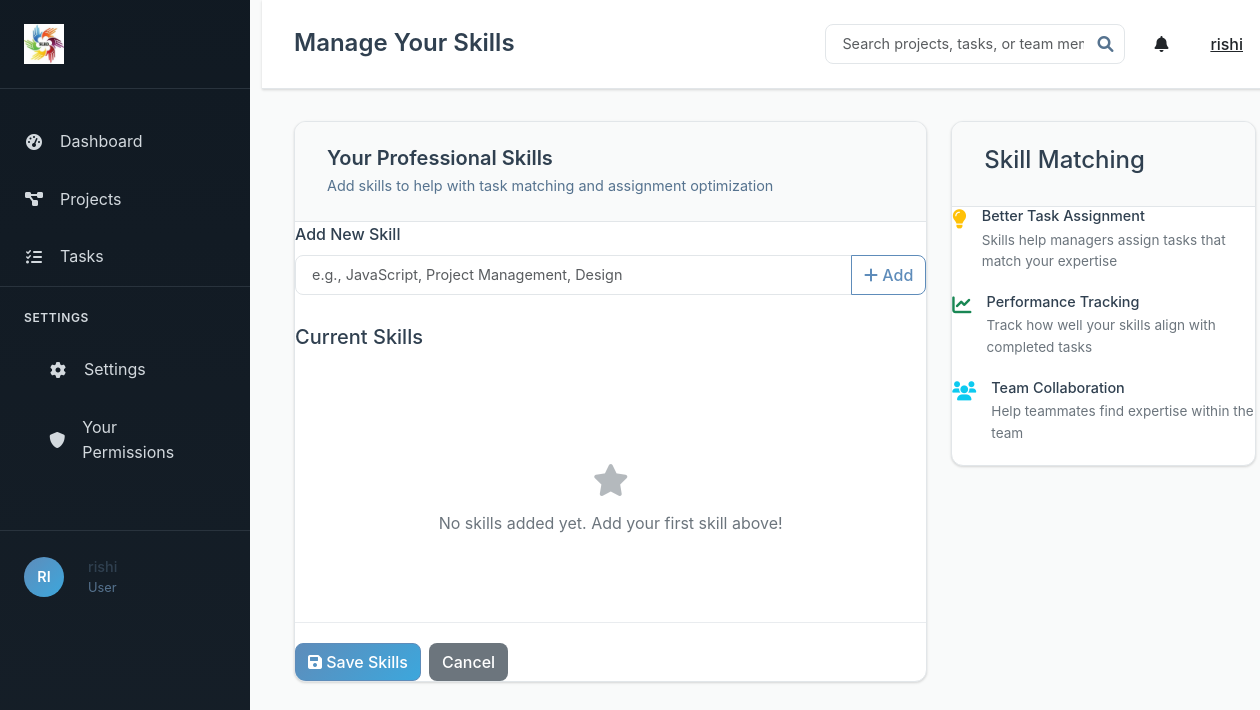
/manage-skills (signed in), run on the app's committed database.
### models.py (models this page shows, shortened)
class User(UserMixin, db.Model):
    id = db.Column(db.Integer, primary_key=True)
    username = db.Column(db.String(80), unique=True, nullable=False)
    email = db.Column(db.String(120), unique=True, nullable=False)
    password_hash = db.Column(db.String(256), nullable=False)
    role = db.Column(db.String(20), nullable=False, default='User')  # Admin, Manager, User
    created_at = db.Column(db.DateTime, default=lambda: datetime.now(timezone.utc))
    manager_id = db.Column(db.Integer, db.ForeignKey('user.id'), nullable=True)
    skills = db.Column(db.Text)  # JSON string of skills array
    managed_users = db.relationship('User', backref=db.backref('manager', remote_side=[id]), lazy='dynamic')
    projects_created = db.relationship('Project', foreign_keys='Project.created_by_id', backref='creator', lazy='dynamic')
    projects_assigned = db.relationship('Project', secondary='project_assignments', back_populates='assigned_users', lazy='dynamic')
    tasks_created = db.relationship('Task', foreign_keys='Task.created_by_id', backref='creator', lazy='dynamic')
    tasks_assigned = db.relationship('Task', foreign_keys='Task.assigned_to_id', backref='assigned_user', lazy='dynamic')
    comments = db.relationship('Comment', backref='author', lazy='dynamic')
    permissions = db.relationship('UserPermission', backref='user', lazy='dynamic', cascade='all, delete-orphan')

### routes.py (the view, shortened to what this page needs)
@app.route('/manage-skills', methods=['GET', 'POST'])
@login_required
def manage_skills():
    current_skills = []
    if current_user.skills:
        import json
        try:
            current_skills = json.loads(current_user.skills)
        except:
            current_skills = []
    return render_template('settings/manage_skills.html', current_skills=current_skills)

### app.py (called while the page is built)
@login_manager.user_loader
def load_user(user_id):
    from models import User
    return User.query.get(int(user_id))

### templates/settings/manage_skills.html (shortened to what this page needs)
{% extends "base.html" %}
{% block page_title %}Manage Your Skills{% endblock %}
{% block content %}
<div class="skills-management">
    <div class="row">
        <div class="col-md-8">
            <div class="content-card">
                <div class="card-header">
                    <h3>Your Professional Skills</h3>
                    <p>Add skills to help with task matching and assignment optimization</p>
                </div>
                <form method="POST" id="skillsForm">
                    <div class="skills-input-section">
                        <div class="form-group">
                            <label for="skillInput">Add New Skill</label>
                            <div class="input-group">
                                <input type="text" class="form-control" id="skillInput" placeholder="e.g., JavaScript, Project Management, Design">
                                <button type="button" class="btn btn-outline-primary" onclick="addSkill()">
                                    <i class="fas fa-plus"></i> Add
                                </button>
                            </div>
                        </div>
                    </div>
                    <div class="current-skills-section">
                        <h5>Current Skills</h5>
                        <div id="skillsList" class="skills-list">
                        </div>
                        {% if current_skills|length == 0 %}
                        <div id="emptySkillsMessage" class="empty-skills">
                            <i class="fas fa-star"></i>
                            <p>No skills added yet. Add your first skill above!</p>
                        </div>
                        {% endif %}
                    </div>
                    <div class="form-actions">
                        <button type="submit" class="btn btn-primary">
                            <i class="fas fa-save"></i> Save Skills
                        </button>
                        <a href="{{ url_for('settings') }}" class="btn btn-secondary">Cancel</a>
                    </div>
                </form>
            </div>
        </div>
        <div class="col-md-4">
            <div class="content-card">
                <div class="card-header">
                    <h4>Skill Matching</h4>
                </div>
                <div class="skill-info">
                    <div class="info-item">
                        <i class="fas fa-lightbulb text-warning"></i>
                        <div>
                            <h6>Better Task Assignment</h6>
                            <p>Skills help managers assign tasks that match your expertise</p>
                        </div>
                    </div>
                    <div class="info-item">
                        <i class="fas fa-chart-line text-success"></i>
                        <div>
                            <h6>Performance Tracking</h6>
                            <p>Track how well your skills align with completed tasks</p>
                        </div>
                    </div>
                    <div class="info-item">
                        <i class="fas fa-users text-info"></i>
                        <div>
                            <h6>Team Collaboration</h6>
                            <p>Help teammates find expertise within the team</p>
                        </div>
                    </div>
                </div>
            </div>
        </div>
    </div>
</div>
{% endblock %}

### templates/base.html (shortened to what this page needs)
<!DOCTYPE html>
<html lang="en">
<head>
    <link href="https://cdn.jsdelivr.net/npm/bootstrap@5.3.0/dist/css/bootstrap.min.css" rel="stylesheet">
    <link href="https://cdnjs.cloudflare.com/ajax/libs/font-awesome/6.0.0/css/all.min.css" rel="stylesheet">
    <link href="{{ url_for('static', filename='css/style.css') }}" rel="stylesheet">
</head>
<body>
    {% if current_user.is_authenticated %}
    <div class="container-fluid">
        <div class="row">
            <div class="col-md-2 p-0">
                <div class="sidebar">
                    <div class="sidebar-header">
                        <div class="logo">
                            <img src="{{ url_for('static', filename='logo.jpeg') }}" alt="SLRD Logo" style="max-height: 40px; max-width: 120px;">
                        </div>
                    </div>
                    <nav class="sidebar-nav">
                        <ul class="nav flex-column">
                            <li class="nav-item">
                                <a class="nav-link" href="{{ url_for('index') }}">
                                    <i class="fas fa-tachometer-alt"></i> Dashboard
                                </a>
                            </li>
                            <li class="nav-item">
                                <a class="nav-link" href="{{ url_for('projects_list') }}">
                                    <i class="fas fa-project-diagram"></i> Projects
                                </a>
                            </li>
                            <li class="nav-item">
                                <a class="nav-link" href="{{ url_for('tasks_list') }}">
                                    <i class="fas fa-tasks"></i> Tasks
                                </a>
                            </li>
                        </ul>
                        <div class="sidebar-settings">
                            <h6>SETTINGS</h6>
                            <ul class="nav flex-column">
                                <li class="nav-item">
                                    <a class="nav-link" href="{{ url_for('settings') }}">
                                        <i class="fas fa-cog"></i> Settings
                                    </a>
                                </li>
                                <li class="nav-item">
                                    <a class="nav-link" href="{{ url_for('your_permissions') }}">
                                        <i class="fas fa-shield-alt"></i> Your Permissions
                                    </a>
                                </li>
                            </ul>
                        </div>
                    </nav>
                    <div class="sidebar-user">
                        <div class="user-avatar">{{ current_user.username[:2].upper() }}</div>
                        <div class="user-info">
                            <div class="user-name">{{ current_user.username }}</div>
                            <div class="user-role">{{ current_user.role }}</div>
                        </div>
                    </div>
                </div>
            </div>
            <div class="col-md-10 main-content">
                <header class="main-header">
                    <div class="d-flex justify-content-between align-items-center">
                        <h1>{% block page_title %}SLRD Project Management{% endblock %}</h1>
                        <div class="header-actions">
                            <div class="search-box">
                                <input type="text" class="form-control" placeholder="Search projects, tasks, or team members">
                                <i class="fas fa-search"></i>
                            </div>
                            <div class="dropdown">
                                <button class="btn btn-link text-dark" type="button" data-bs-toggle="dropdown">
                                    <i class="fas fa-bell"></i>
                                </button>
                            </div>
                            <div class="dropdown">
                                <button class="btn btn-link text-dark" type="button" data-bs-toggle="dropdown">
                                    {{ current_user.username }}
                                </button>
                            </div>
                        </div>
                    </div>
                </header>
                <div class="content-area">
                    {% block content %}{% endblock %}
                </div>
            </div>
        </div>
    </div>
    {% else %}
    <div class="auth-container">
        {% block auth_content %}{% endblock %}
    </div>
    {% endif %}
</body>
</html>

### templates/settings/manage_skills.html (style rules this page uses)
.skills-input-section { margin-bottom: 30px; }
.skills-list { display: flex; flex-wrap: wrap; gap: 10px; margin-top: 15px; min-height: 60px; }
.empty-skills { text-align: center; padding: 40px 20px; color: #6c757d; }
.empty-skills i { font-size: 2rem; margin-bottom: 15px; opacity: 0.5; }
.info-item { display: flex; align-items: flex-start; gap: 15px; margin-bottom: 20px; }
.info-item i { font-size: 1.2rem; margin-top: 2px; }
.info-item h6 { margin: 0 0 5px 0; font-size: 0.9rem; }
.info-item p { margin: 0; font-size: 0.85rem; color: #6c757d; }
.form-actions { margin-top: 30px; padding-top: 20px; border-top: 1px solid #e9ecef; }

### data on the page
User: username "RI", username "rishi", role "User"
